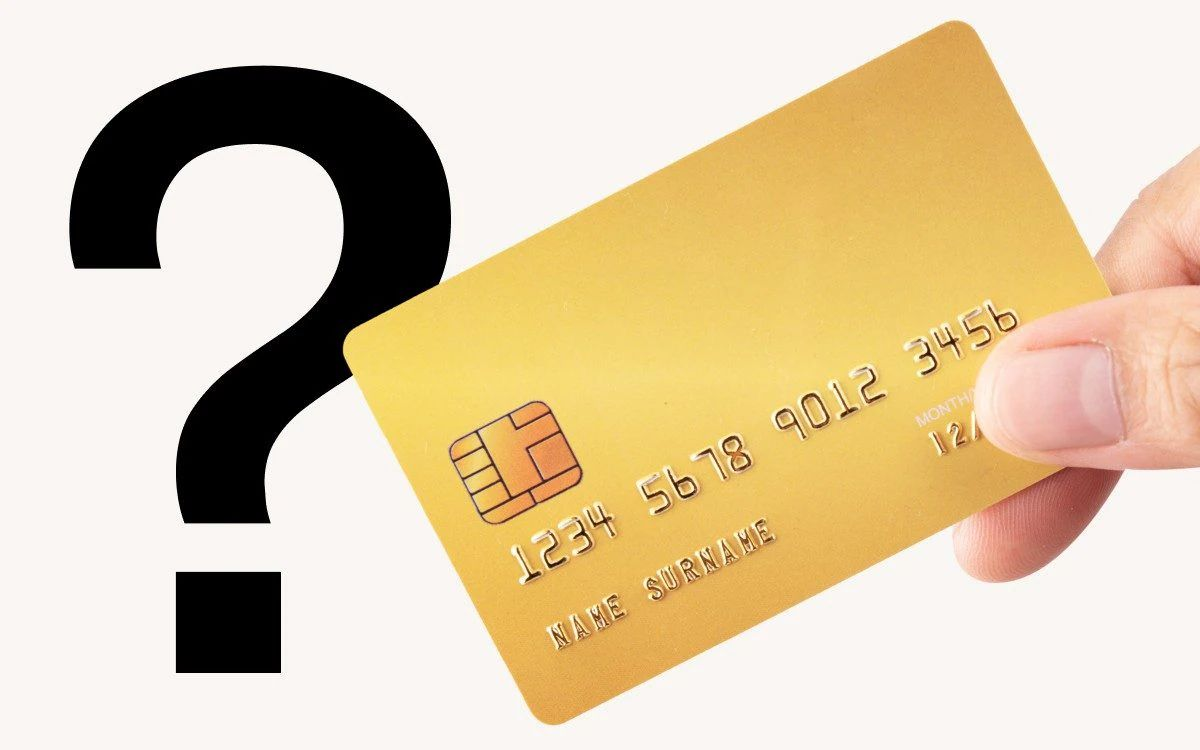
#> input picture 08 - Ew3a soba3ak ya3am.jpg, 1200 x 750 px
$ jupyter execute hand.ipynb
#> lines starting #> are read from the running program, lines starting #| are printed output that depends on the picture; after the words box and inside, x2 and y2 are one past the last pixel; in counts of white or black regions, pixels touching at a corner belong together
[cell 1]
import cv2
import numpy as np
import matplotlib.pyplot as plt

# Load the image
image = cv2.imread('08 - Ew3a soba3ak ya3am.jpg')
#> image is the input picture: shape (750, 1200, 3); mean B, G, R 168.8, 202.3, 221

# Convert to HSV color space
hsv = cv2.cvtColor(image, cv2.COLOR_BGR2HSV)
#> hsv: shape (750, 1200, 3); mean H, S, V 16, 59.9, 221.1

# Define the range for skin color in HSV
lower_skin = np.array([0, 20, 70], dtype=np.uint8)
upper_skin = np.array([20, 255, 255], dtype=np.uint8)

# Create a mask for skin color
mask = cv2.inRange(hsv, lower_skin, upper_skin)
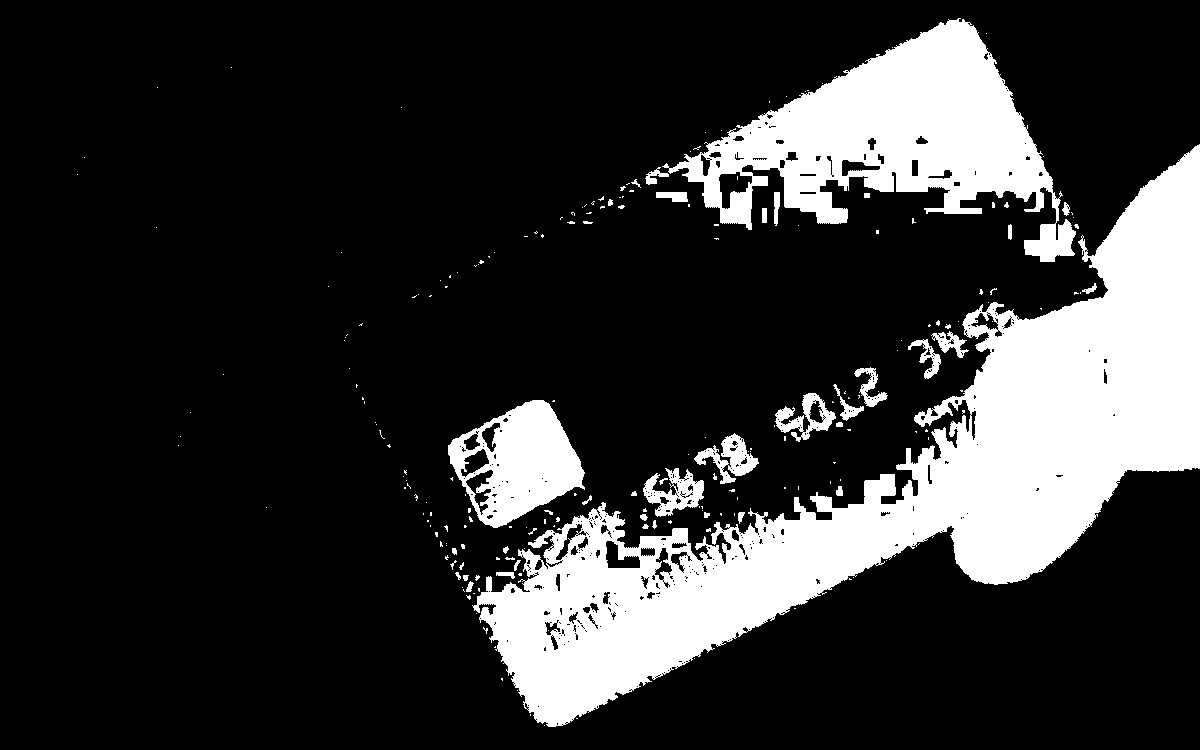
#> mask: shape (750, 1200); 19.4% white; 224 white regions (181 under 20 px), largest, box (x1, y1, x2, y2) and area: (472, 144, 1200, 727) 116478, (662, 18, 1076, 262) 40488, (448, 400, 585, 528) 9755

# Remove small noise from the mask
mask = cv2.morphologyEx(mask, cv2.MORPH_CLOSE, np.ones((5,5), np.uint8))
#> mask: shape (750, 1200); 20.3% white; 140 white regions (111 under 20 px), largest, box (x1, y1, x2, y2) and area: (455, 144, 1200, 727) 122245, (645, 18, 1079, 262) 42355, (448, 400, 585, 528) 10232
mask = cv2.morphologyEx(mask, cv2.MORPH_OPEN, np.ones((5,5), np.uint8))
#> mask: shape (750, 1200); 19.9% white; 26 white regions, largest, box (x1, y1, x2, y2) and area: (474, 145, 1200, 727) 120099, (677, 19, 1053, 228) 39980, (466, 400, 584, 528) 9306

# Create an inverse mask
mask_inv = cv2.bitwise_not(mask)

# Extract the hand region from the image
hand_region = cv2.bitwise_and(image, image, mask=mask)
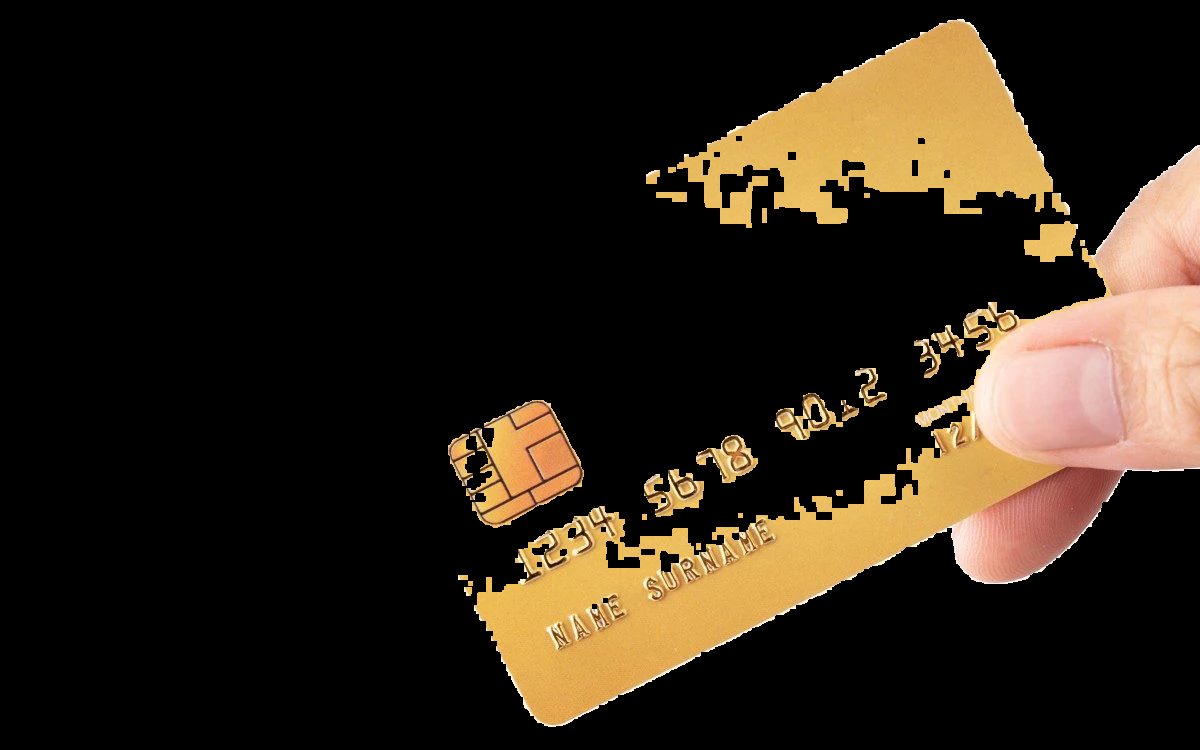
#> hand_region: shape (750, 1200, 3); mean B, G, R 22.7, 35.1, 45.1

# Remove the hand region from the image
result = cv2.bitwise_and(image, image, mask=mask_inv)

# Convert images from BGR to RGB for Matplotlib
image_rgb = cv2.cvtColor(image, cv2.COLOR_BGR2RGB)
hand_region_rgb = cv2.cvtColor(hand_region, cv2.COLOR_BGR2RGB)
result_rgb = cv2.cvtColor(result, cv2.COLOR_BGR2RGB)

# Plot the images
plt.figure(figsize=(12, 8))

plt.subplot(1, 3, 1)
plt.title('Original Image')
plt.imshow(image_rgb)
plt.axis('off')

plt.subplot(1, 3, 2)
plt.title('Hand Mask')
plt.imshow(mask, cmap='gray')
plt.axis('off')

plt.subplot(1, 3, 3)
plt.title('Result Image')
plt.imshow(result_rgb)
plt.axis('off')

plt.show()

[cell 2]
import cv2
import numpy as np
import matplotlib.pyplot as plt

# [52 lines left out: functions find_intersection, extend_line, complete_rectangle, not called in this run]

# Load the image
image = result_rgb
gray = cv2.cvtColor(image, cv2.COLOR_BGR2GRAY)

# Preprocess the image
blurred = cv2.GaussianBlur(gray, (5, 5), 0)
edges = cv2.Canny(blurred, 50, 150)
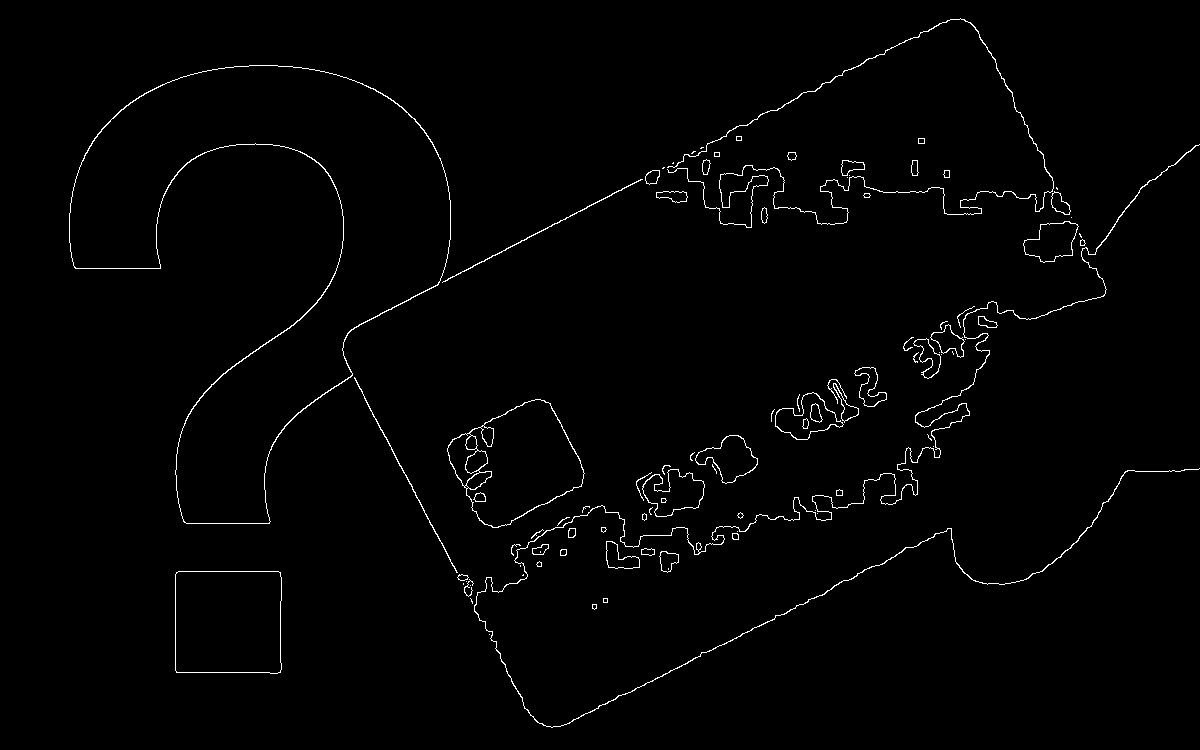
#> edges: shape (750, 1200); 1.3% white in thin lines or dots, all inside (x1, y1, x2, y2) = (69, 18, 1200, 728)

# Detect contours
contours, _ = cv2.findContours(edges, cv2.RETR_EXTERNAL, cv2.CHAIN_APPROX_SIMPLE)
#> contours = 87 contours, 46 with area under 20; largest, box (x1, y1, x2, y2) and area: (69, 65, 451, 524) 70366, (447, 399, 585, 528) 11148, (175, 571, 282, 674) 10637, (642, 469, 705, 517) 1798, (775, 392, 844, 440) 1678

def find_card_contour(contours):
    for contour in contours:
        epsilon = 0.02 * cv2.arcLength(contour, True)
        approx = cv2.approxPolyDP(contour, epsilon, True)
        if len(approx) >= 4 and cv2.contourArea(approx) > 1000:
            return approx
#> this loop made 11 passes
#> (epsilon, approx) on passes 1, 3, 5, 6, 7, 9, 11: (0, [[489, 634]]), (0.32, [[603, 598], [603, 602], [607, 602], [607, 598]]), (0, [[470, 585]]), (0.04, [[463, 583], [463, 584]]), (0, [[466, 581]]), (0.0683, [[523, 574], [522, 575], [523, 575]]), (8.24, [[176, 572], [176, 672], [280, 672], [280, 572]])
#> epsilon on passes 2, 4, 8, 10: 0.337, 0.233, 1.77, 0.603
    return None

# Find card contour
approx = find_card_contour(contours)
#> approx = [[176, 572], [176, 672], [280, 672], [280, 572]]

if approx is None:
    print("No valid card contour found. Using edge bounding box.")
    x, y, w, h = cv2.boundingRect(edges)
    approx = np.array([
        [x, y],
        [x + w, y],
        [x + w, y + h],
        [x, y + h]
    ], dtype="float32")
else:
    approx = approx.reshape(-1, 2)

    if len(approx) < 4:
        approx = complete_rectangle(approx)

# Sort the points to ensure correct order (top-left, top-right, bottom-right, bottom-left)
def order_points(pts):
    pts = np.array(pts, dtype="float32")
#> pts = [[176, 572], [176, 672], [280, 672], [280, 572]]
    s = pts.sum(axis=1)
#> s = [748, 848, 952, 852]
    diff = np.diff(pts, axis=1)
#> diff = [396, 496, 392, 292]
    ordered_pts = np.zeros((4, 2), dtype="float32")
    ordered_pts[0] = pts[np.argmin(s)]
    ordered_pts[2] = pts[np.argmax(s)]
    ordered_pts[1] = pts[np.argmin(diff)]
    ordered_pts[3] = pts[np.argmax(diff)]
    return ordered_pts

# Ordered points
ordered_approx = order_points(approx.reshape(4, 2))
#> ordered_approx = [[176, 572], [280, 572], [280, 672], [176, 672]]

# Perspective Transform
def four_point_transform(image, pts):
    rect = np.array(pts, dtype="float32")
#> rect = [[176, 572], [280, 572], [280, 672], [176, 672]]
    (tl, tr, br, bl) = rect
#> tl = [176, 572]; tr = [280, 572]; br = [280, 672]; bl = [176, 672]
    widthA = np.linalg.norm(br - bl)
#> widthA = 104
    widthB = np.linalg.norm(tr - tl)
#> widthB = 104
    maxWidth = max(int(widthA), int(widthB))
#> maxWidth = 104
    heightA = np.linalg.norm(tr - br)
#> heightA = 100
    heightB = np.linalg.norm(tl - bl)
#> heightB = 100
    maxHeight = max(int(heightA), int(heightB))
#> maxHeight = 100
    dst = np.array([
        [0, 0],
        [maxWidth - 1, 0],
        [maxWidth - 1, maxHeight - 1],
        [0, maxHeight - 1]
    ], dtype="float32")
#> dst = [[0, 0], [103, 0], [103, 99], [0, 99]]
    M = cv2.getPerspectiveTransform(rect, dst)
#> M = [[0.99, 0, -174.3], [0, 0.99, -566.3], [0, 0, 1]]
    warped = cv2.warpPerspective(image, M, (maxWidth, maxHeight))
    return warped

# Perform perspective transform
warped_image = four_point_transform(image, ordered_approx)

# Check orientation and rotate if necessary
def correct_orientation(image):
    (h, w) = image.shape[:2]
#> h = 100; w = 104
    if w < h:
        center = (w // 2, h // 2)
        M = cv2.getRotationMatrix2D(center, 90, 1.0)
        rotated = cv2.warpAffine(image, M, (h, w), flags=cv2.INTER_CUBIC)
        return rotated
    return image

# Correct orientation if needed
corrected_image = correct_orientation(warped_image)

# Display results
plt.figure(figsize=(12, 8))
plt.subplot(2, 2, 1)
plt.title('Original Image')
plt.imshow(cv2.cvtColor(image, cv2.COLOR_BGR2RGB))
plt.axis('off')

plt.subplot(2, 2, 2)
plt.title('Edge Detection')
plt.imshow(edges, cmap='gray')
plt.axis('off')

plt.subplot(2, 2, 3)
plt.title('Contours Detected')
contour_image = image.copy()
if len(approx) > 0:
    approx = np.int32(ordered_approx).reshape(-1, 2)  # Ensure the points are integers
#> approx = [[176, 572], [280, 572], [280, 672], [176, 672]]
    cv2.drawContours(contour_image, [approx], -1, (0, 255, 0), 2)
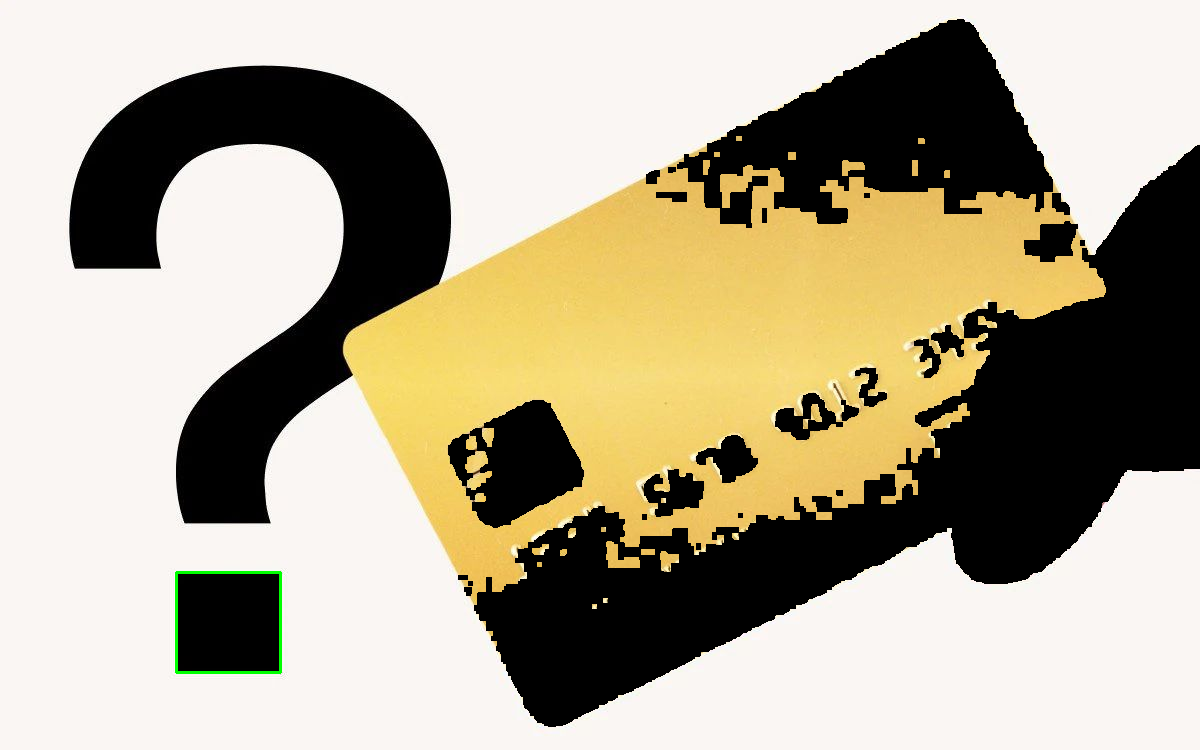
#> contour_image: shape (750, 1200, 3); mean R, G, B 175.9, 167.4, 146
plt.imshow(cv2.cvtColor(contour_image, cv2.COLOR_BGR2RGB))
plt.axis('off')

plt.subplot(2, 2, 4)
plt.title('Corrected Perspective Transform')
plt.imshow(cv2.cvtColor(corrected_image, cv2.COLOR_BGR2RGB))
plt.axis('off')

plt.tight_layout()
plt.show()
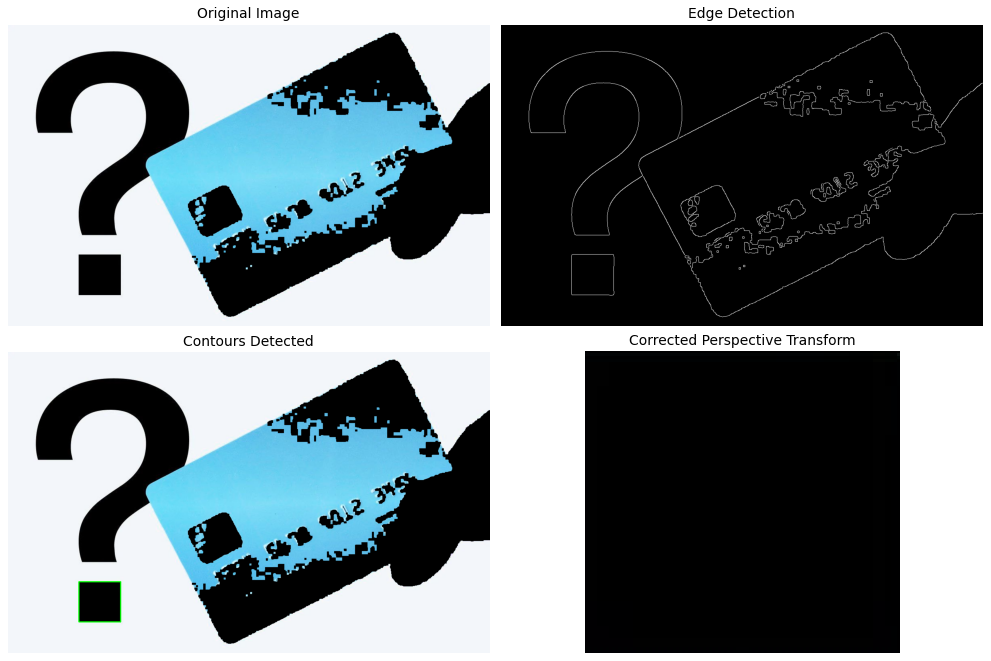
#> figure drawn by matplotlib, 4 panels; B, G, R data is drawn as R, G, B
